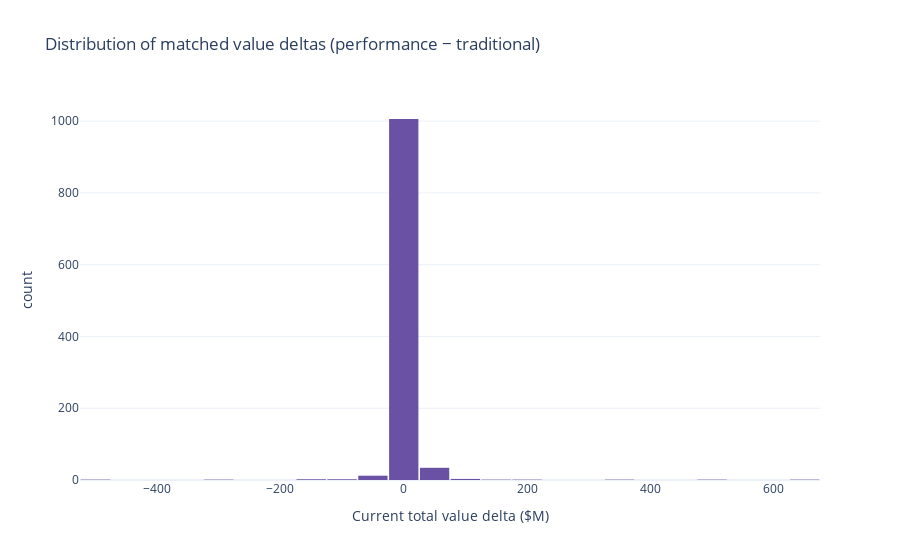

The notebook cell this image was saved under:
### Code cell
if not psm_result.matches.empty:
    psm_plot_df = psm_result.matches.copy()
    psm_plot_df['difference_m'] = psm_plot_df['difference'] / 1e6
    diff_fig = px.histogram(
        psm_plot_df,
        x='difference_m',
        nbins=50,
        title='Distribution of matched value deltas (performance − traditional)',
        labels={'difference_m': 'Current total value delta ($M)'},
        color_discrete_sequence=['#6a51a3'],
    )
    diff_fig.update_layout(bargap=0.05)
    diff_fig.show()
else:
    print('Propensity score matching did not return any pairs.')

### Figure 1 — Plotly figure (JSON) as saved in the notebook; plotly's stock layout.template omitted (floating-point values rounded to 4 significant figures; data arrays with more than 128 entries replaced by an {"elided": "..."} marker saying what was removed)
{"data": [{"bingroup": "x", "hovertemplate": "Current total value delta ($M)=%{x}<br>count=%{y}<extra></extra>", "legendgroup": "", "marker": {"color": "#6a51a3", "pattern": {"shape": ""}}, "name": "", "nbinsx": 50, "orientation": "v", "showlegend": false, "type": "histogram", "x": {"elided": "1066 float values"}, "xaxis": "x", "yaxis": "y"}], "layout": {"bargap": 0.05, "barmode": "relative", "legend": {"tracegroupgap": 0}, "title": {"text": "Distribution of matched value deltas (performance − traditional)"}, "xaxis": {"anchor": "y", "domain": [0, 1], "title": {"text": "Current total value delta ($M)"}}, "yaxis": {"anchor": "x", "domain": [0, 1], "title": {"text": "count"}}}}
